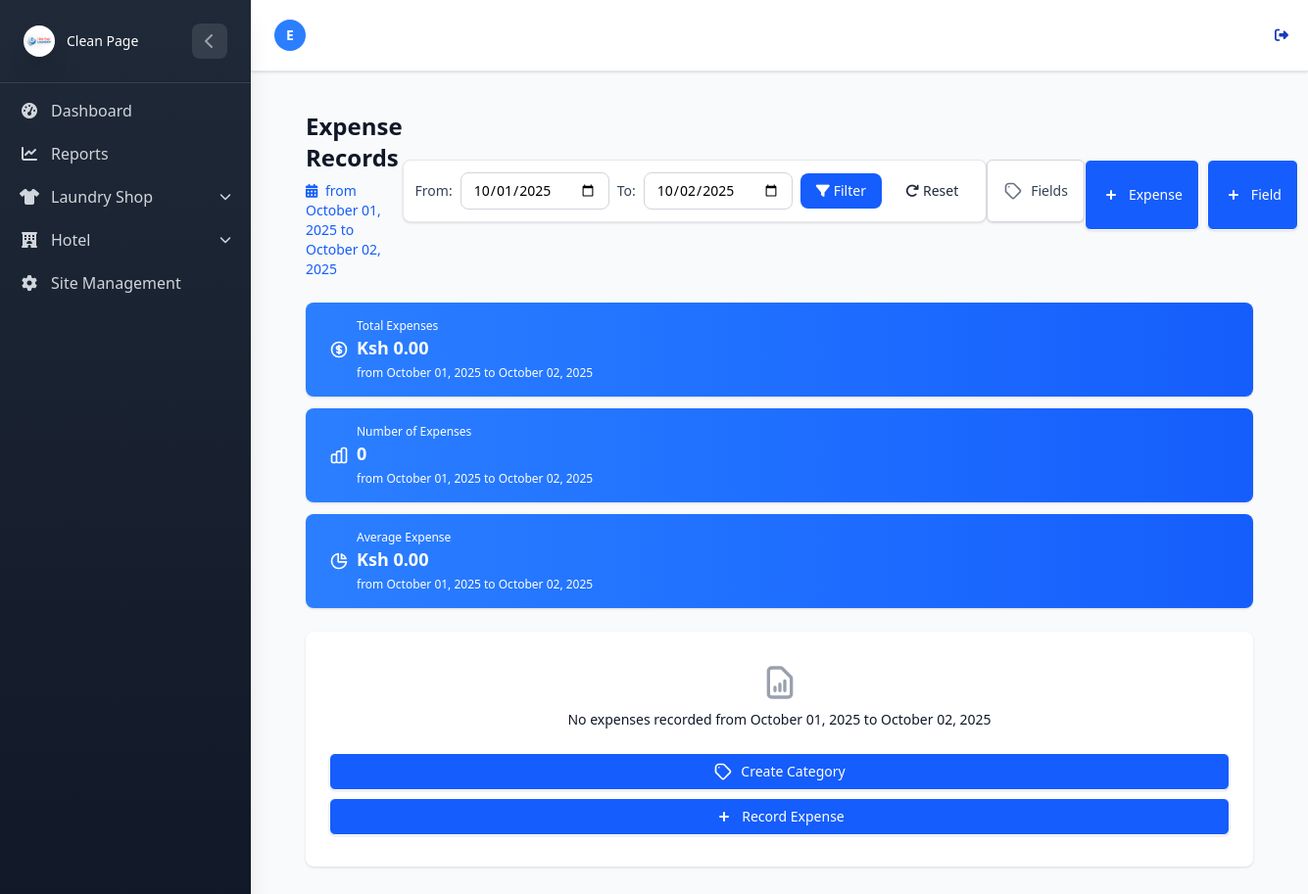
The page /Laundry/expenses/ (signed in) on the database as committed earlier.
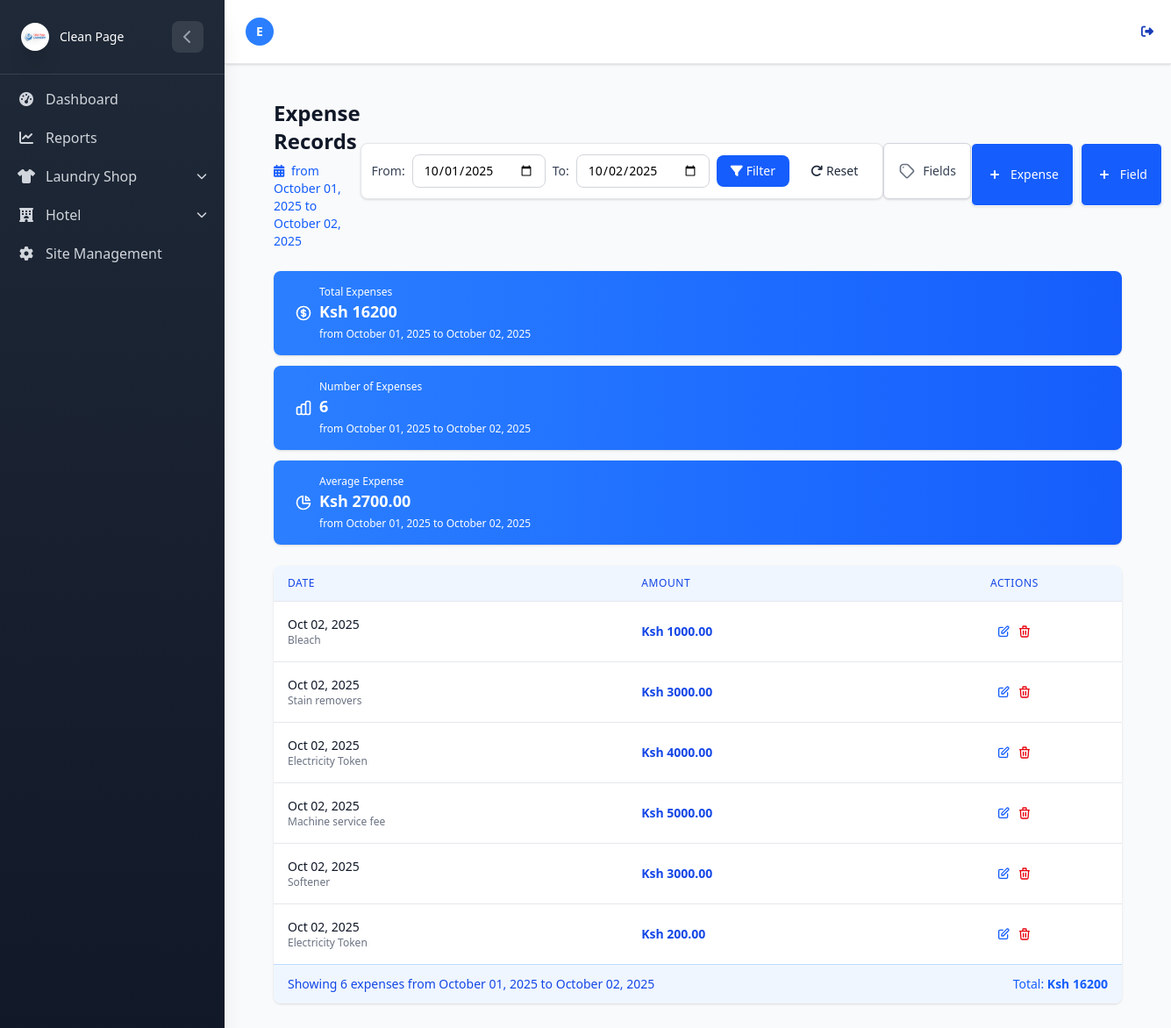
The same page on the database as committed later.
### LaundryApp/models.py (models this page shows, shortened)
class ExpenseRecord(models.Model):
    field = models.ForeignKey(
        ExpenseField, on_delete=models.CASCADE, related_name="records", db_index=True
    )
    shop = models.CharField(max_length=100, choices=Order.SHOP_CHOICE)
    amount = models.DecimalField(max_digits=10, decimal_places=2)
    date = models.DateField(auto_now_add=True, db_index=True)
    notes = models.CharField(max_length=150, null=True, blank=True)

class ExpenseField(models.Model):
    label = models.CharField(max_length=100, db_index=True)
    created_at = models.DateTimeField(auto_now_add=True)
    class Meta:
        unique_together = ('label',)  # Prevent duplicate labels

### LaundryApp/View/Expenses.py (the view)
# urls.py: path('expenses/', expense_list, name='expense_list'),
@login_required
def expense_list(request):
    start_date_str = request.GET.get('start_date')
    end_date_str = request.GET.get('end_date')
    today = timezone.now().date()
    try:
        if start_date_str:
            start_date = datetime.strptime(start_date_str, '%Y-%m-%d').date()
        else:
            start_date = today.replace(day=1)  # First day of current month
    except (ValueError, TypeError):
        start_date = today.replace(day=1)
    try:
        if end_date_str:
            end_date = datetime.strptime(end_date_str, '%Y-%m-%d').date()
        else:
            end_date = today  # Today as default end date
    except (ValueError, TypeError):
        end_date = today
    if start_date > end_date:
        start_date, end_date = end_date, start_date
    records = ExpenseRecord.objects.filter(
        date__gte=start_date,
        date__lte=end_date
    ).select_related("field").order_by("-date")
    total_amount = records.aggregate(Sum('amount'))['amount__sum'] or 0
    record_count = records.count()
    average_expense = records.aggregate(Avg('amount'))['amount__avg'] or 0
    if start_date == end_date:
        date_range_description = f"for {start_date.strftime('%B %d, %Y')}"
    else:
        date_range_description = f"from {start_date.strftime('%B %d, %Y')} to {end_date.strftime('%B %d, %Y')}"
    context = {
        "records": records,
        "total_amount": total_amount,
        "record_count": record_count,
        "average_expense": round(average_expense, 2),
        "start_date": start_date,
        "end_date": end_date,
        "date_range_description": date_range_description,
    }
    return render(request, "expenses/expense_list.html", context)

### LaundryApp/templates/expenses/expense_list.html (shortened to what the changed rows need)
{% extends "../home.html" %}
{% block content %}
<div class="max-w-7xl mx-auto px-4 sm:px-6 lg:px-8 py-4 sm:py-6 lg:py-8">
    <div class="flex flex-col sm:flex-row sm:items-center sm:justify-between mb-6 sm:mb-8">
        <div>
            <h1 class="text-2xl sm:text-3xl font-bold text-gray-900 mb-2">Expense Records</h1>
        </div>
    </div>
    <div class="grid grid-cols-1 sm:grid-cols-3 gap-3 sm:gap-5 mb-6 sm:mb-8">
        <div class="bg-gradient-to-r from-blue-500 to-blue-600 overflow-hidden shadow rounded-lg text-white">
            <div class="px-4 py-4 sm:p-5">
                <div class="flex items-center">
                    <div class="ml-4 flex-1 min-w-0">
                        <dl>
                            <dd class="flex items-baseline">
                                <div class="text-lg sm:text-xl font-semibold">Ksh {{ total_amount|default:"0.00" }}
                                </div>
                            </dd>
                        </dl>
                    </div>
                </div>
            </div>
        </div>
        <div class="bg-gradient-to-r from-blue-500 to-blue-600 overflow-hidden shadow rounded-lg text-white">
            <div class="px-4 py-4 sm:p-5">
                <div class="flex items-center">
                    <div class="ml-4 flex-1 min-w-0">
                        <dl>
                            <dd class="flex items-baseline">
                                <div class="text-lg sm:text-xl font-semibold">{{ record_count }}</div>
                            </dd>
                        </dl>
                    </div>
                </div>
            </div>
        </div>
        <div class="bg-gradient-to-r from-blue-500 to-blue-600 overflow-hidden shadow rounded-lg text-white">
            <div class="px-4 py-4 sm:p-5">
                <div class="flex items-center">
                    <div class="ml-4 flex-1 min-w-0">
                        <dl>
                            <dd class="flex items-baseline">
                                <div class="text-lg sm:text-xl font-semibold">Ksh {{ average_expense|default:"0.00" }}
                                </div>
                            </dd>
                        </dl>
                    </div>
                </div>
            </div>
        </div>
    </div>
    {% if records %}
    <div class="bg-white shadow overflow-hidden rounded-lg w-full">
        <div class="overflow-x-auto w-full">
            <table class="w-full divide-y divide-gray-200">
                <thead class="bg-blue-50">
                    <tr>
                        <th scope="col"
                            class="px-4 py-3 text-left text-xs font-medium text-blue-700 uppercase tracking-wider">
                            Date
                        </th>
                        <th scope="col"
                            class="px-4 py-3 text-left text-xs font-medium text-blue-700 uppercase tracking-wider">
                            Amount
                        </th>
                        <th scope="col"
                            class="px-4 py-3 text-right text-xs font-medium text-blue-700 uppercase tracking-wider">
                            Actions
                        </th>
                    </tr>
                </thead>
                <tbody class="bg-white divide-y divide-gray-200">
                    {% for record in records %}
                    <tr class="hover:bg-blue-50 transition-colors duration-150">
                        <td class="px-4 py-4 whitespace-nowrap">
                            <div class="text-sm font-medium text-gray-900">{{ record.date|date:"M d, Y" }}</div>
                            <div class="text-xs text-gray-500 sm:hidden">{{ record.field.label }}</div>
                        </td>
                        <td class="px-4 py-4 whitespace-nowrap">
                            <div class="text-sm font-semibold text-blue-700">Ksh {{ record.amount }}</div>
                        </td>
                        <td class="px-4 py-4 whitespace-nowrap text-right text-sm font-medium">
                            <div class="flex justify-center space-x-2">
                                <a href="{% url 'laundry:edit_expense_record' record.id %}"
                                    class="text-blue-600 hover:text-blue-800 p-1 rounded-full hover:bg-blue-100 transition-colors duration-150"
                                    title="Edit">
                                </a>
                                <a href="{% url 'laundry:delete_expense_record' record.id %}"
                                    class="text-red-600 hover:text-red-800 p-1 rounded-full hover:bg-red-100 transition-colors duration-150"
                                    title="Delete">
                                </a>
                            </div>
                        </td>
                    </tr>
                    {% endfor %}
                </tbody>
            </table>
        </div>
        <div class="bg-blue-50 px-4 py-3 flex items-center justify-between border-t border-blue-200">
            <div class="text-sm text-blue-700">
                <p class="sm:hidden">Showing {{ records.count }} expenses {{ date_range_description }}</p>
            </div>
            <div class="text-sm text-blue-600">
                Total: <span class="font-semibold">Ksh {{ total_amount|default:"0.00" }}</span>
            </div>
        </div>
    </div>
    {% else %}
    <div class="bg-white overflow-hidden shadow rounded-lg">
        <div class="px-4 py-8 sm:px-6 text-center">
            <h3 class="mt-2 text-sm font-medium text-gray-900">No expenses recorded {{ date_range_description }}</h3>
            <div class="mt-6 space-y-2 sm:space-y-0 sm:space-x-3 sm:flex sm:justify-center">
                <a href="{% url 'laundry:create_expense_field' %}"
                    class="w-full sm:w-auto inline-flex items-center justify-center px-4 py-2 border border-transparent shadow-sm text-sm font-medium rounded-md text-white bg-blue-600 hover:bg-blue-700 focus:outline-none focus:ring-2 focus:ring-offset-2 focus:ring-blue-500">
                    Create Category
                </a>
                <a href="{% url 'laundry:expense_form' %}"
                    class="w-full sm:w-auto inline-flex items-center justify-center px-4 py-2 border border-transparent shadow-sm text-sm font-medium rounded-md text-white bg-blue-600 hover:bg-blue-700 focus:outline-none focus:ring-2 focus:ring-offset-2 focus:ring-blue-500">
                    <svg class="-ml-1 mr-2 h-5 w-5" xmlns="http://www.w3.org/2000/svg" viewBox="0 0 20 20"
                        fill="currentColor">
                        <path fill-rule="evenodd"
                            d="M10 5a1 1 0 011 1v3h3a1 1 0 110 2h-3v3a1 1 0 11-2 0v-3H6a1 1 0 110-2h3V6a1 1 0 011-1z"
                            clip-rule="evenodd" />
                    </svg>
                    Record Expense
                </a>
            </div>
        </div>
    </div>
    {% endif %}
</div>
{% endblock %}

Rows that differ between the two databases and show on the page:
now on this page (row edited): ExpenseRecord: date "Oct 02, 2025", field.label "Bleach", amount "1000.00"
added ExpenseRecord: date "Oct 02, 2025", field.label "Stain removers", amount "3000.00"
added ExpenseRecord: date "Oct 02, 2025", field.label "Electricity Token", amount "4000.00"
added ExpenseRecord: date "Oct 02, 2025", field.label "Machine service fee", amount "5000.00"
added ExpenseRecord: date "Oct 02, 2025", field.label "Softener", amount "3000.00"
added ExpenseRecord: date "Oct 02, 2025", field.label "Electricity Token", amount "200.00"
Other text that changed with them:
{{ total_amount|default:"0.00" }}: "0.00" → "16200"
{{ record_count }}: "0" → "6"
{{ average_expense|default:"0.00" }}: "0.00" → "2700.00"
{{ records.count }}: (not shown) → "6"
{{ date_range_description }}: (not shown) → "from October 01, 2025 to October 02, 2025"
{{ total_amount|default:"0.00" }}: (not shown) → "16200"
{{ date_range_description }}: "from October 01, 2025 to October 02, 2025" → (not shown)
text no longer shown: "No expenses recorded Create Category Record Expense"
text now shown: "DATE AMOUNT ACTIONS Showing expenses Total: Ksh"
